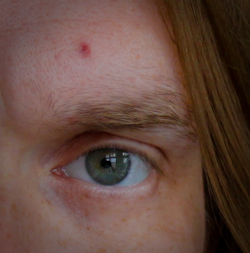
#> input picture 0_kuvat_erikseen/Finni.png, 250 x 253 px, found by its file name
$ python Poisson_FD_finni_pois.py
#> lines starting #> are read from the running program, lines starting #| are printed output that depends on the picture
# ENG Solve Poisson's equation using the Finite
# Difference Method. The aim is to remove the zit.
#
# FIN Poistetaan finni!
#
# Samuli Siltanen May 2021
# Matlab -> Python Ville Tilvis June 2021

import numpy as np
from scipy import sparse
import scipy.sparse.linalg
import matplotlib.pyplot as plt
plt.gray()   # FIN Kuvan tulostus harmaasävynä ENG Printing the image in grayscale
import sys

from PIL import Image


def FD_Laplace(row,col):

    # Initialize the result
    A = 4*sparse.eye(row*col);
    A = sparse.lil_matrix(A)

    # Loop over the rows of A
    for iii in range(0,row):
        for jjj in range(0,col):
            ind = (jjj)*row+iii
            if iii>0:
                A[ind,ind-1] = -1

            if iii<row-1:
                A[ind,ind+1] = -1

            if jjj>0:
                A[ind,ind-row] = -1

            if jjj<col-1:
                A[ind,ind+row] = -1

    return A

def poisson_fix(im_orig, inpx, inpy, row, col):

    # ENG Check that row and col are even numbers
    # FIN Tarkista, että suorakaiteen korkeus ja leveys ovat parillisia lukuja
    if row % 2==1 or col % 2==1:
        print('row and col must be even numbers')
        sys.exit()

    # ENG Determine Dirichlet boundary conditions
    # FIN Määritä "Dirichlet'n reunaehdot" eli rekisteröi poistettavan alueen
    # reunalla olevat harmaasävyt.
    vec_t = im_orig[inpy, inpx:inpx+col]
    vec_b = im_orig[inpy+row, inpx:inpx+col]
    vec_l = im_orig[inpy:inpy+row, inpx]
    vec_r = im_orig[inpy:inpy+row, inpx+col]

    # ENG Construct the FD Laplace matrix (this will take a while)
    # FIN Muodosta differenssimatriisi (tämä kestää jonkin aikaa)
    print('')
    print('Constructing system matrix...')
    A    = FD_Laplace(row,col);
    print('System matrix constructed.')

    # ENG Construct the right-hand side vectors
    # FIN Muodosta yhtälön oikea puoli

    b = np.zeros((row*col,1))


    for iii in range(0, row):
        for jjj in range(0, col):
            ind = (jjj)*row+iii
            if iii==0:
                b[ind] = b[ind]+vec_t[jjj]

            if iii==row-1:
                b[ind] = b[ind]+vec_b[jjj]

            if jjj==0:
                b[ind] = b[ind]+vec_l[iii]

            if jjj==col-1:
                b[ind] = b[ind]+vec_r[iii]


    # ENG Solve the Poisson equations
    # FIN Ratkaise Poissonin yhtälö, joka on harmonisen kuvanpaikkauksen ydin
    print('Solving linear system...')
    Psol = scipy.sparse.linalg.gmres(A,b,tol=1e-05)[0]   # Pieni toleranssi tekee tarkemman kuvan, mutta on hidas.
    Psol = np.transpose(np.reshape(Psol,(col,row)))
    print('Linear system solved.')

    # ENG Save the result
    # FIN Tallennetaan korjattu kuva
    im2 = im_orig.copy()
    im2[inpy:inpy+row, inpx:inpx+col] = Psol

    return im2

# ENG Read in the BW image
# FIN Lue mustavalkoinen valokuva työtilaan
im1 = np.array(plt.imread('0_kuvat_erikseen/Finni.png','png'))
#> im1 is the input picture: shape (253, 250, 3) float32; mean R, G, B 0.405, 0.294, 0.257


# ENG Separate the color channels
# FIN Erotetaan värikanavat
R = im1[:,:,0]
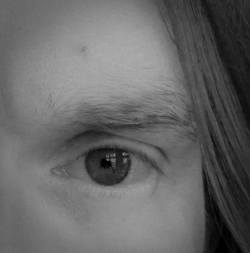
#> R: shape (253, 250) float32; min 0, max 0.678, mean 0.405
G = im1[:,:,1]
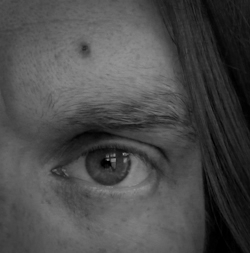
#> G: shape (253, 250) float32; min 0, max 0.58, mean 0.294
B = im1[:,:,2]
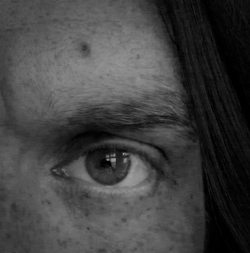
#> B: shape (253, 250) float32; min 0, max 0.627, mean 0.257

# ENG Area to be fixed
# FIN  Korjattava alue
corner_x = 74       # MODIFY / MUOKKAA
corner_y = 39       # MODIFY / MUOKKAA
width = 20          # MODIFY / MUOKKAA
height = 20         # MODIFY / MUOKKAA

R2 = poisson_fix(R, corner_x, corner_y, width, height)
#> in poisson_fix, `vec_t = im_orig[inpy, inpx:inpx+col]`: vec_t = 20 values, max 0.616 at index 14, min 0.573 at index 3, mean 0.599
#> in poisson_fix, `vec_b = im_orig[inpy+row, inpx:inpx+col]`: vec_b = 20 values, max 0.639 at index 19, min 0.604 at index 12, mean 0.623
#> in poisson_fix, `vec_l = im_orig[inpy:inpy+row, inpx]`: vec_l = 20 values, max 0.624 at index 18, min 0.569 at index 5, mean 0.593
#> in poisson_fix, `vec_r = im_orig[inpy:inpy+row, inpx+col]`: vec_r = 20 values, max 0.651 at index 18, min 0.608 at index 1, mean 0.631
#> after the loop in poisson_fix, `for iii in range(0, row):`: b = 400 values, max 1.29 at index 399, min 0 at index 21, mean 0.122
#> (the run stopped early here; a loop or call above may not have finished)

$ run again, with 0_kuvat_erikseen/saunan_korjaus.png copied over 0_kuvat_erikseen/Finni.png
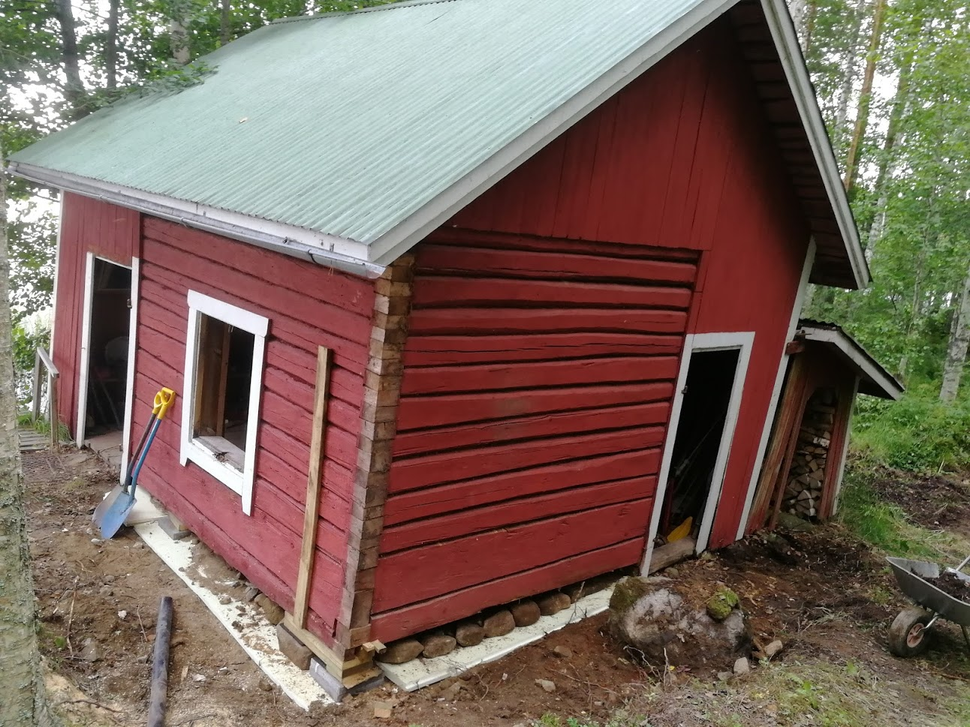
#> input picture 0_kuvat_erikseen/saunan_korjaus.png, 970 x 727 px, shrunk from 1292 x 969 before the run, found by its file name
#> im1 is the input picture: shape (727, 970, 3) float32; mean R, G, B 0.477, 0.4, 0.359
#> `R = im1[:,:,0]`:
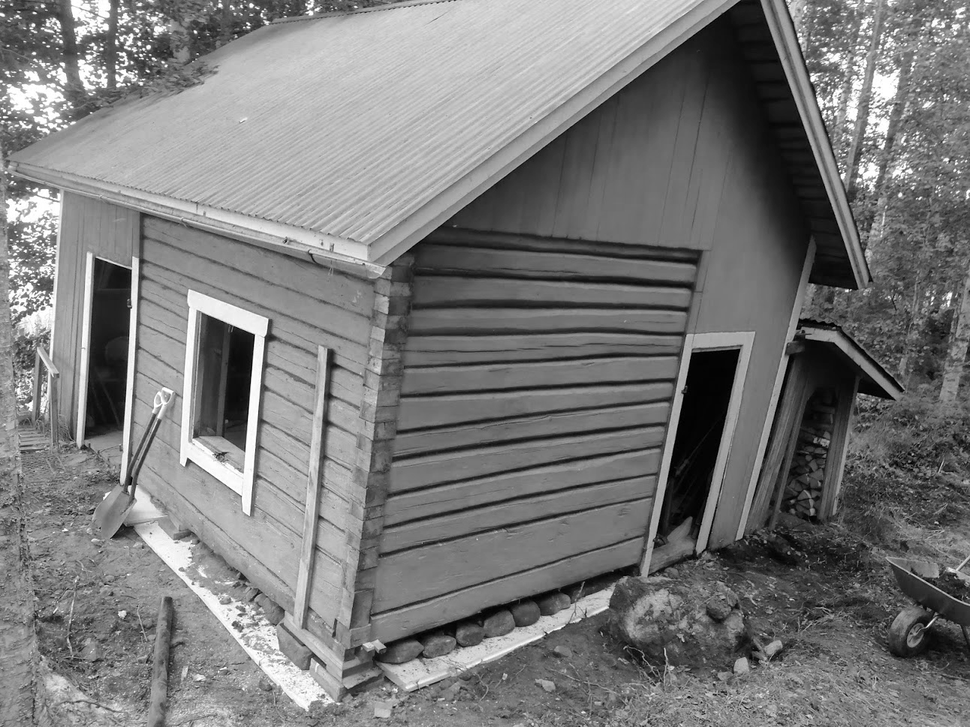
#> R: shape (727, 970) float32; min 0, max 1, mean 0.477
#> `B = im1[:,:,2]`:
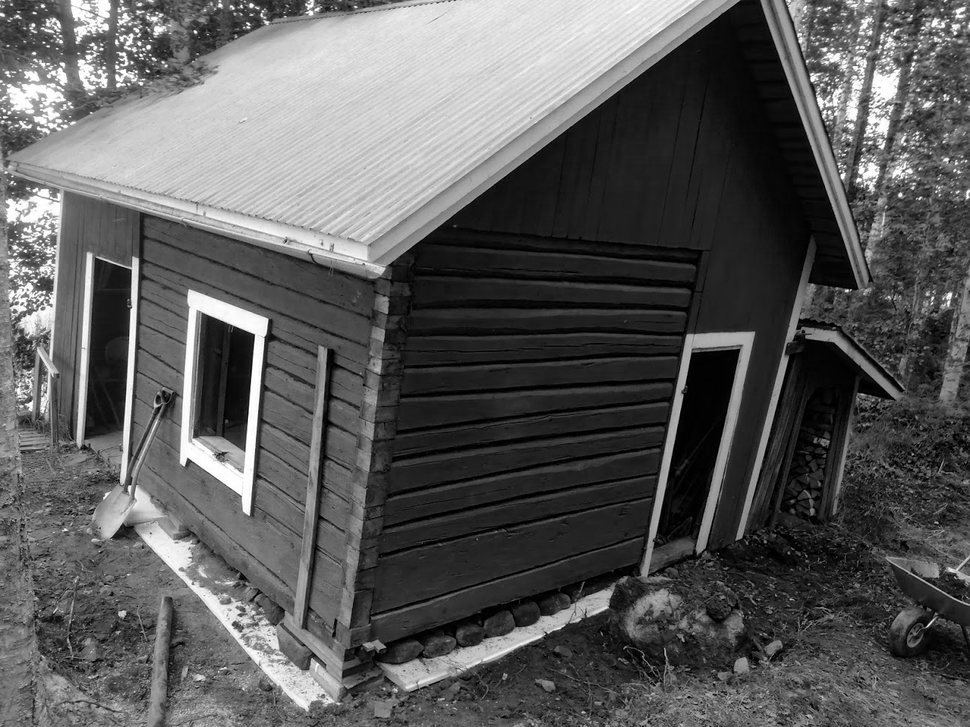
#> B: shape (727, 970) float32; min 0, max 1, mean 0.358
#> vec_t = 20 values, max 0.996 at index 4, min 0.29 at index 19, mean 0.53
#> vec_b = 20 values, max 0.988 at index 14, min 0.38 at index 0, mean 0.601
#> vec_l = 20 values, max 0.369 at index 19, min 0.271 at index 4, mean 0.315
#> vec_r = 20 values, max 1 at index 8, min 0.31 at index 0, mean 0.711
#> after the loop in poisson_fix, `for iii in range(0, row):`: b = 400 values, max 1.15 at index 399, min 0 at index 21, mean 0.108
